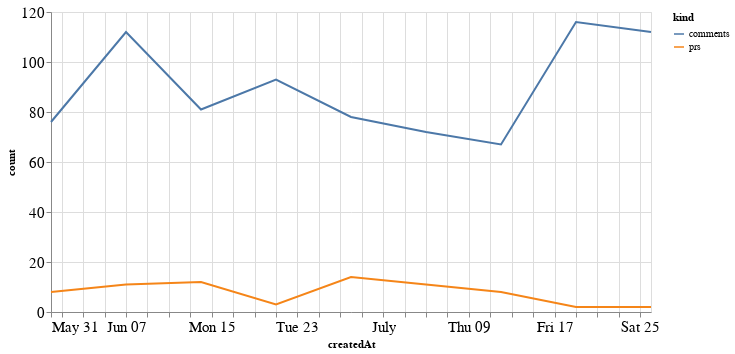

This figure's notebook cell:
### Code cell
alt.Chart(total_time, width=600).mark_line().encode(
    x='createdAt',
    y='count',
    color='kind'
)

### Figure 1 — Vega-Lite specification as saved in the notebook (floating-point values rounded to 4 significant figures)
{"config": {"axisLeft": {"labelFontSize": 15}, "axisBottom": {"labelFontSize": 15}}, "data": {"name": "data-27b0f0f6f196cd3a94c9b449610bb32a"}, "mark": "line", "encoding": {"color": {"type": "nominal", "field": "kind"}, "x": {"type": "temporal", "field": "createdAt"}, "y": {"type": "quantitative", "field": "count"}}, "width": 600, "$schema": "https://vega.github.io/schema/vega-lite/v4.8.1.json", "datasets": {"data-27b0f0f6f196cd3a94c9b449610bb32a": [{"createdAt": "2020-05-31T00:00:00", "kind": "prs", "count": 8}, {"createdAt": "2020-06-07T00:00:00", "kind": "prs", "count": 11}, {"createdAt": "2020-06-14T00:00:00", "kind": "prs", "count": 12}, {"createdAt": "2020-06-21T00:00:00", "kind": "prs", "count": 3}, {"createdAt": "2020-06-28T00:00:00", "kind": "prs", "count": 14}, {"createdAt": "2020-07-05T00:00:00", "kind": "prs", "count": 11}, {"createdAt": "2020-07-12T00:00:00", "kind": "prs", "count": 8}, {"createdAt": "2020-07-19T00:00:00", "kind": "prs", "count": 2}, {"createdAt": "2020-07-26T00:00:00", "kind": "prs", "count": 2}, {"createdAt": "2020-05-31T00:00:00", "kind": "comments", "count": 76}, {"createdAt": "2020-06-07T00:00:00", "kind": "comments", "count": 112}, {"createdAt": "2020-06-14T00:00:00", "kind": "comments", "count": 81}, {"createdAt": "2020-06-21T00:00:00", "kind": "comments", "count": 93}, {"createdAt": "2020-06-28T00:00:00", "kind": "comments", "count": 78}, {"createdAt": "2020-07-05T00:00:00", "kind": "comments", "count": 72}, {"createdAt": "2020-07-12T00:00:00", "kind": "comments", "count": 67}, {"createdAt": "2020-07-19T00:00:00", "kind": "comments", "count": 116}, {"createdAt": "2020-07-26T00:00:00", "kind": "comments", "count": 112}]}}
